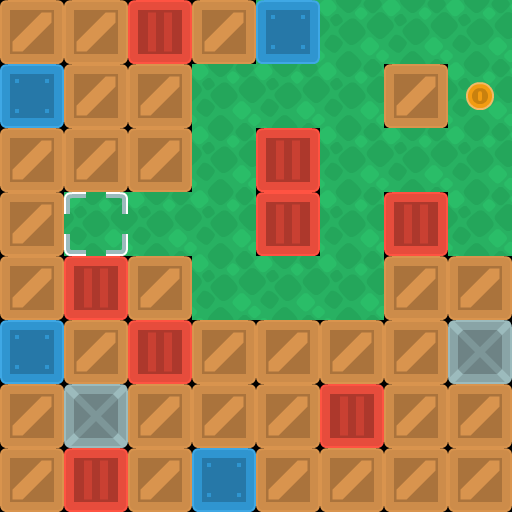

Rendered tile map (Tiled .tmx) drawn with the repository's tilesets; below, a short description and the full map source, tile grids included:
An orthogonal 8x8 tile map with 64x64 px tiles, 3 tile layers (background, walls, objects).

<map version="1.10" tiledversion="1.11.2" orientation="orthogonal" renderorder="right-down" width="8" height="8" tilewidth="64" tileheight="64" infinite="0" nextlayerid="5" nextobjectid="1">
 <editorsettings>
  <export target="map2.csv" format="csv" />
 </editorsettings>
 <properties>
  <property name="character_bottom" value="[[0, 5], [1, 5], [2, 5]]" />
  <property name="character_left" value="[[3, 7], [4, 7], [5, 7]]" />
  <property name="character_right" value="[[0, 7], [1, 7], [2, 7]]" />
  <property name="character_top" value="[[3, 5], [4, 5], [5, 5]]" />
 </properties>
 <tileset firstgid="1" source="sokoban_tilesheet.tsx" />
 <layer id="4" name="background" width="8" height="8">
  <data encoding="csv">
0,0,0,0,89,89,89,89,
0,0,0,89,89,89,0,89,
0,0,0,89,0,89,89,89,
0,89,89,89,0,89,0,89,
0,0,0,89,89,89,0,0,
0,0,0,0,0,0,0,0,
0,0,0,0,0,0,0,0,
0,0,0,0,0,0,0,0
</data>
 </layer>
 <layer id="1" name="walls" width="8" height="8">
  <data encoding="csv">
2,2,3,2,4,0,0,0,
4,2,2,0,0,0,2,0,
2,2,2,0,3,0,0,0,
2,0,0,0,3,0,3,0,
2,3,2,0,0,0,2,2,
4,2,3,2,2,2,2,6,
2,6,2,2,2,3,2,2,
2,3,2,4,2,2,2,2
</data>
 </layer>
 <layer id="3" name="objects" width="8" height="8">
  <data encoding="csv">
0,0,0,0,0,0,0,0,
0,0,0,0,0,0,0,75,
0,0,0,0,0,0,0,0,
0,40,0,0,0,0,0,0,
0,0,0,0,0,0,0,0,
0,0,0,0,0,0,0,0,
0,0,0,0,0,0,0,0,
0,0,0,0,0,0,0,0
</data>
 </layer>
</map>
